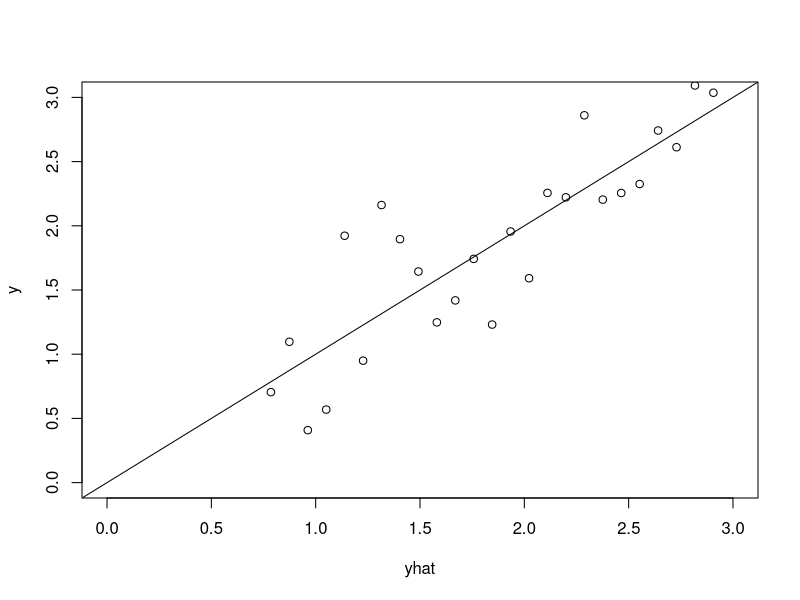

R code for this plot:
set.seed(19889)
x = rnorm(10)
x

set.seed(19889)
x2 = rnorm(10)
x2

set.seed(11)
x = seq(0,1, length.out = 25)
x
y = 2 * x + 1 + rnorm(25,0,0.5)
y

lmod = lm(y~x)
yhat = fitted(lmod)
summary(lm(y~yhat))

plot(yhat, y, xlim = c(0,3), ylim = c(0,3)) 
abline(lm(y~yhat))
